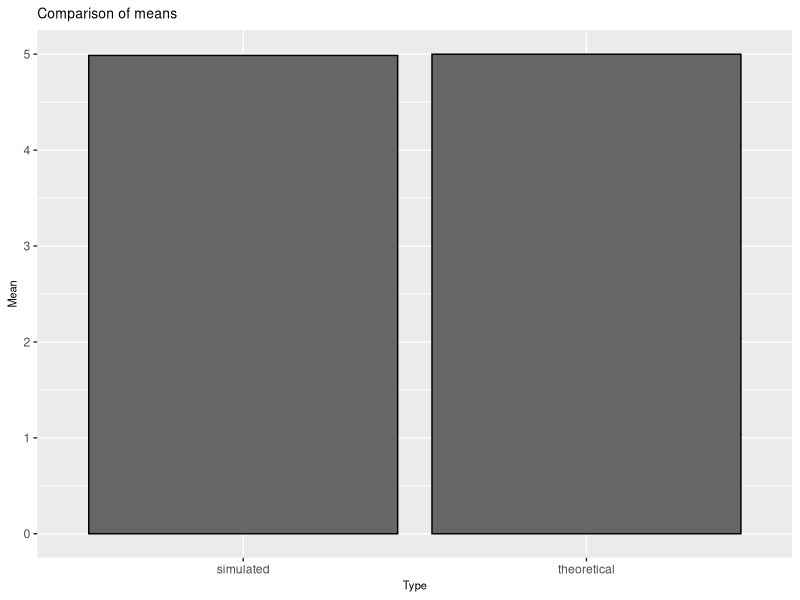
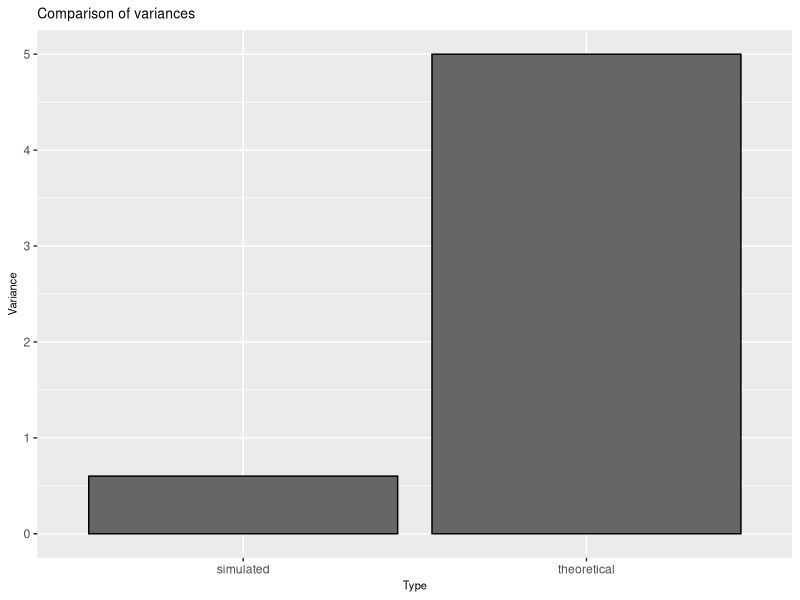

These charts were generated, in order, by the following R code: (Note: this script raises an error after producing the figures.)
## ---- chunk 1

#First set the random number seed to make the results reproducible
set.seed(11)

#create a variable to store the results in
means = numeric()

#run 1000 simulations
for (i in 1:1000) {
  #store the mean of 40 exponentials to the means variable, using the rate 0.2
  means[i] <- mean(rexp(40, 0.2))
}

## ---- chunk 2
library(ggplot2)
ggplot(data.frame(Mean = c(5, mean(means)), Type = c("theoretical", "simulated")), 
       aes(x = Type, y = Mean)) + 
  geom_bar(fill = "grey40", colour = "black", stat = "identity") + 
  ggtitle("Comparison of means") +
  theme(plot.title = element_text(size = 10), 
        axis.title.x = element_text(size = 8), 
        axis.title.y = element_text(size = 8))
## ---- chunk 3
ggplot(data.frame(Variance = c(5, sd(means) ** 2), Type = c("theoretical", "simulated")), 
       aes(x = Type, y = Variance)) + 
  geom_bar(fill = "grey40", colour = "black", stat = "identity") + 
  ggtitle("Comparison of variances") +
  theme(plot.title = element_text(size = 10), 
        axis.title.x = element_text(size = 8), 
        axis.title.y = element_text(size = 8))
## ---- chunk 4
ggplot(data.frame(means), aes(x = means)) + 
  geom_histogram(fill = "grey40", binwidth = 0.25, colour = "black") + 
  scale_x_discrete(limits = 1:9) + 
  geom_vline(xintercept = mean(means), linetype = "dashed", color = "white") + 
  ggtitle("Histogram of sample means")
